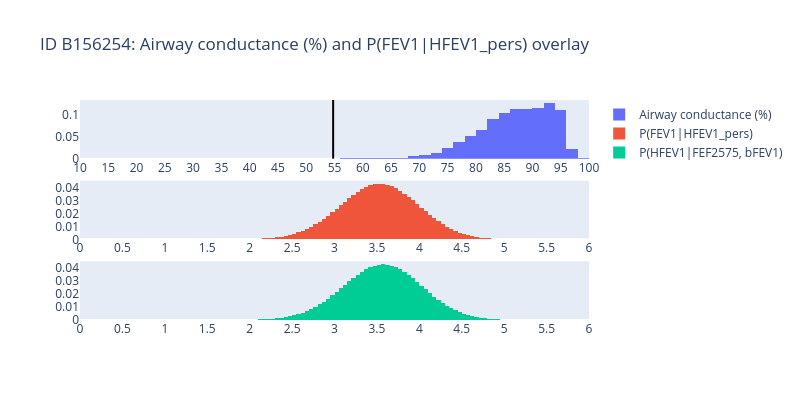

The notebook cell this image was saved under:
### Code cell
import inference.helpers as ih
from plotly.subplots import make_subplots

row = df.loc[df["ID"] == "B156254"].iloc[0]

fig = make_subplots(rows=3, cols=1)

ih.plot_histogram(fig, AC, row[AC.name], AC.a, AC.b, 1, 1, name=AC.name)
ih.plot_histogram(
    fig,
    ecFEV1,
    row["P(FEV1|HFEV1_pers)"],
    ecFEV1.a,
    ecFEV1.b,
    2,
    1,
    name="P(FEV1|HFEV1_pers)",
)
fig.add_vline(
    x=row["FEV1%PersPred"],
    line_width=2,
    line_color="black",
    row=1,
    col=1,
    name="FEV1%PersPred",
)
ih.plot_histogram(
    fig,
    HFEV1,
    row["P(HFEV1|FEF2575, bFEV1)"],
    0,
    HFEV1.b,
    3,
    1,
    name="P(HFEV1|FEF2575, bFEV1)",
)

fig.update_layout(
    title=f"ID {row['ID']}: {AC.name} and P(FEV1|HFEV1_pers) overlay",
    barmode="overlay",
    width=800,
    height=400,
)
fig.show()
